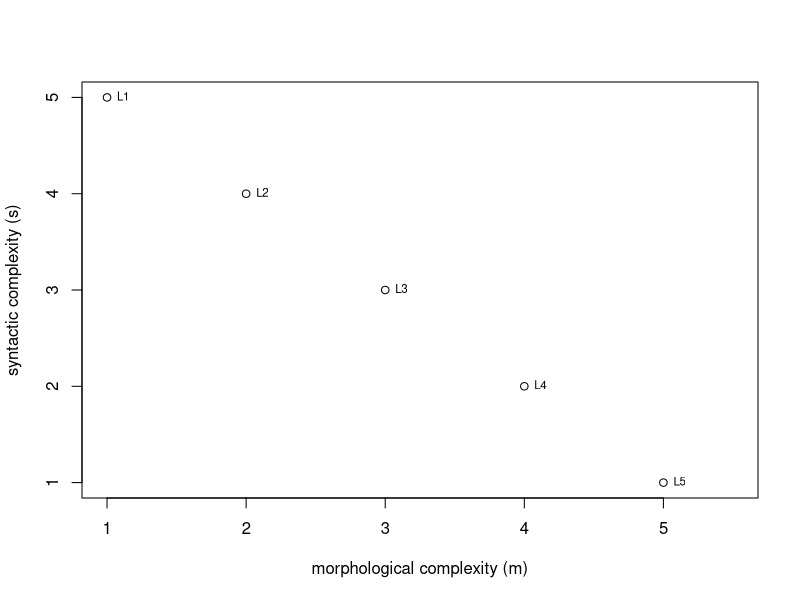
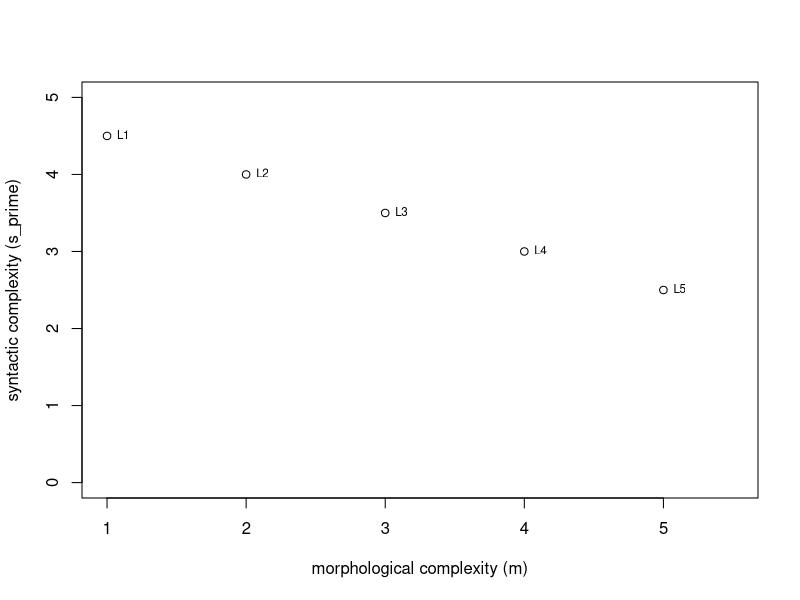
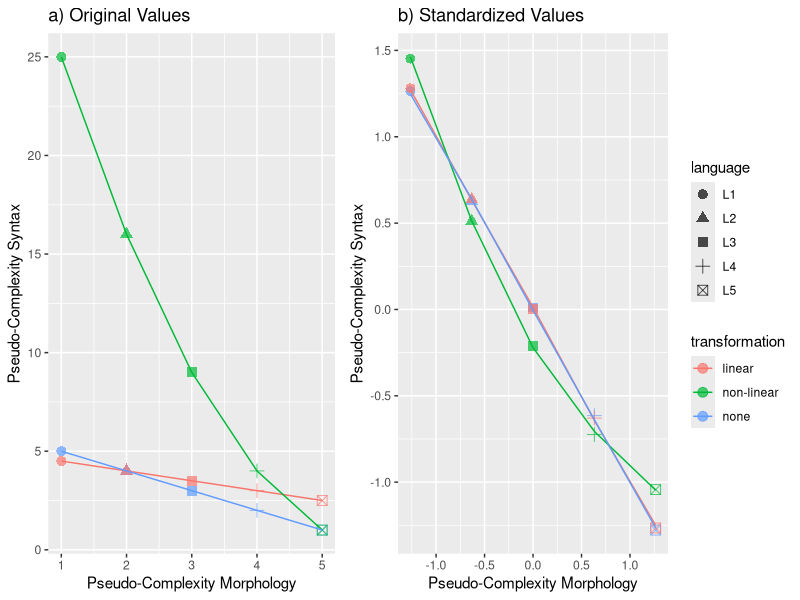

Write the R code that produced these figures, in order.
## ---- chunk 1
knitr::opts_chunk$set(echo = TRUE)
## ---- chunk 2
# R version
sessionInfo()$R.version$version.string
# platform
sessionInfo()$R.version$platform 
## ---- chunk 3
library(MASS)
library(ggplot2)
library(plyr)
library(GGally)
library(rstatix)
library(gridExtra)
## ---- chunk 4
# version of packages loaded
installed.packages()[names(sessionInfo()$otherPkgs), "Version"]
## ---- chunk 5
language = c("L1", "L2", "L3", "L4", "L5")
m <- c(1, 2, 3, 4, 5)
s <- 6 + -1*m
example.df <- data.frame(language, m, s)
print(example.df)
## ---- chunk 6
plot(example.df$m, example.df$s, xlab = "morphological complexity (m)",
     ylab = "syntactic complexity (s)", xlim = c(1, 5.5))
text(example.df$m, example.df$s, labels = example.df$language, cex = 0.7, pos = 4)
## ---- chunk 7
cor(example.df$m, example.df$s, method = "pearson")
## ---- chunk 8
cor(example.df$m, example.df$s, method = "spearman")
## ---- chunk 9
language = c("L1", "L2", "L3", "L4", "L5")
m <- c(1, 2, 3, 4, 5)
s_prime1 <- 5 - 0.5*m
example.df <- data.frame(language, m, s, s_prime1)
print(example.df)
## ---- chunk 10
plot(example.df$m, example.df$s_prime1, xlab = "morphological complexity (m)",
     ylab = "syntactic complexity (s_prime)", xlim = c(1, 5.5), ylim = c(0, 5))
text(example.df$m, example.df$s_prime1, labels = example.df$language, cex = 0.7, pos = 4)
## ---- chunk 11
cor(example.df$m, example.df$s_prime, method = "pearson")
## ---- chunk 12
language = c("L1", "L2", "L3", "L4", "L5")
m <- c(1, 2, 3, 4, 5)
s <- 6 - 1*m
s_prime1 <- 5 - 0.5*m
rank_m <- c(1, 2, 3, 4, 5)
rank_s_prime1 <- c(5, 4, 3, 2, 1)
example.df <- data.frame(language, m, s, s_prime1, rank_m, rank_s_prime1)
print(example.df)
## ---- chunk 13
cor(example.df$m, example.df$s_prime1, method = "spearman")
## ---- chunk 14
m_standardized <- (m-mean(m))/sd(m)
s_standardized <- (s-mean(s))/sd(s)
s_prime1_standardized <- (s_prime1-mean(s_prime1))/sd(s_prime1)
example.df <- data.frame(m, s, s_prime1, m_standardized, s_standardized, s_prime1_standardized)
example.df
## ---- chunk 15
(m + s_prime1)/2
## ---- chunk 16
(m_standardized + s_prime1_standardized)/2
## ---- chunk 17
language = c("L1", "L2", "L3", "L4", "L5")
m <- c(1, 2, 3, 4, 5)
s <- 6 - 1*m
s_prime2 <- s^2
example.df <- data.frame(language, m, s, s_prime2)
print(example.df)
## ---- chunk 18
cor(example.df$m, example.df$s_prime2, method = "pearson")
## ---- chunk 19
cor(example.df$m, example.df$s_prime2, method = "spearman")
## ---- chunk 20
(m + s_prime2)/2
## ---- chunk 21
m_standardized <- (m-mean(m))/sd(m)
s_prime2_standardized <- (s_prime2-mean(s_prime2))/sd(s_prime2)
# get correlations between standardized samples
cor(m_standardized, s_prime2_standardized, method = "pearson")
cor(m_standardized, s_prime2_standardized, method = "spearman")
# get mean values for standardized samples
(m_standardized + s_prime2_standardized)/2
## ---- chunk 22
# original m and s values
language <- c("L1", "L2", "L3", "L4", "L5")
transformation <- rep("none", 5)
standardization <- rep("non-standardized", 5)
original.df <- data.frame(language, transformation, standardization, m, s)
colnames(original.df) <- c("language", "transformation", 
                           "standardization", "morphology", "syntax")
# linear transformation of s
transformation <- rep("linear", 5)
linear.df <- data.frame(language, transformation, standardization, m, s_prime1)
colnames(linear.df) <- c("language", "transformation", 
                         "standardization", "morphology", "syntax")
# non-linear transformation of s
transformation <- rep("non-linear", 5)
nonlinear.df <- data.frame(language, transformation, standardization, m, s_prime2)
colnames(nonlinear.df) <- c("language", "transformation", 
                            "standardization", "morphology", "syntax")
# standarized original
transformation <- rep("none", 5)
standardization <- rep("standardized", 5)
standardized.original.df <- data.frame(language, transformation, 
                                       standardization, m_standardized, s_standardized)
colnames(standardized.original.df) <- c("language", "transformation", 
                                        "standardization", "morphology", "syntax")
# standarized linear transformation of s
transformation <- rep("linear", 5)
standardization <- rep("standardized", 5)
standardized.linear.df <- data.frame(language, transformation, 
                                       standardization, m_standardized, s_prime1_standardized)
colnames(standardized.linear.df) <- c("language", "transformation", 
                                      "standardization", "morphology", "syntax")
# standarized non-linear transformation of s
transformation <- rep("non-linear", 5)
standardization <- rep("standardized", 5)
standardized.nonlinear.df <- data.frame(language, transformation, 
                                        standardization, m_standardized, s_prime2_standardized)
colnames(standardized.nonlinear.df) <- c("language", "transformation", 
                                         "standardization", "morphology", "syntax")
#combine all
combined.df <- rbind(original.df, linear.df, nonlinear.df, standardized.original.df,
                     standardized.linear.df, standardized.nonlinear.df)
# add mean values per language
combined.df$mean <- (combined.df$morphology + combined.df$syntax)/2
print(combined.df)
## ---- chunk 23
scatterplot.original <- ggplot(combined.df[combined.df$standardization == "non-standardized", ], 
                      aes(x = morphology, y = syntax, group = transformation,
                          shape = language, color = transformation)) + 
  geom_point(alpha = 0.7, size = 3) +
  geom_line() +
  ggtitle("a) Original Values") +
  xlab("Pseudo-Complexity Morphology") +
  ylab("Pseudo-Complexity Syntax") +
  theme(legend.position = "none")
#scatterplot.original
## ---- chunk 24
scatterplot.standardized <- ggplot(combined.df[combined.df$standardization == "standardized", ], 
                     aes(x = morphology, y = jitter(syntax), group = transformation,
                          shape = language, color = transformation)) + 
  geom_point(alpha = 0.7, size = 3) +
  geom_line() +
  ggtitle("b) Standardized Values") +
  xlab("Pseudo-Complexity Morphology") +
  ylab("Pseudo-Complexity Syntax") 
#scatterplot.standardized
## ---- chunk 25
combined.plot <- grid.arrange(scatterplot.original, scatterplot.standardized, ncol = 2, widths = c(1.5,2))
## ---- chunk 26
ggsave("Figures/Theoretical/transformationsPlot.pdf", combined.plot, 
       dpi = 300, scale = 1, width = 9, height = 4, device = cairo_pdf)
